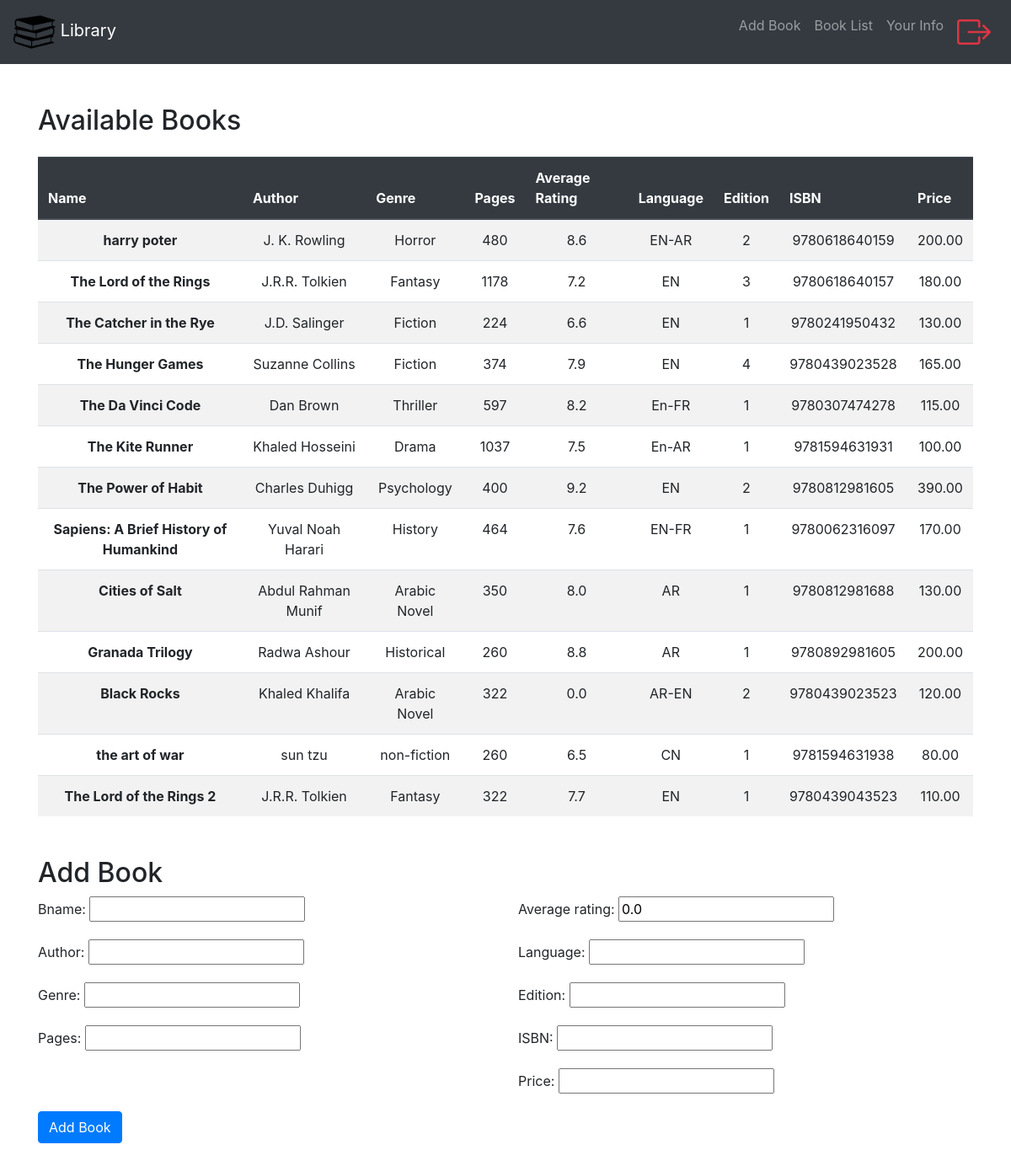
The page /addBook/ (signed in) on the database its author committed.
### app1/models.py (models this page shows, shortened)
class book(models.Model):
    bname = models.CharField(max_length=64)
    author = models.CharField(max_length=100)
    pages = models.CharField(max_length=64)
    language = models.CharField(max_length=64)
    average_rating = models.FloatField(default=0.0, validators=[MaxValueValidator(10)])
    price = models.DecimalField(max_digits=10, decimal_places=2)
    edition = models.PositiveIntegerField()
    genre = models.CharField(max_length=64)
    ISBN = models.CharField(max_length=13, unique=True)

### app1/views.py (the view)
# urls.py: path("addBook/", views.add_books, name="add_book"),
def add_books(request):
    if request.method == 'POST':
        book_form = BookForm(request.POST)
        if book_form.is_valid():
            book_form.save()
            book_form = BookForm() # reset form  after submiting
    else:
        book_form =  BookForm()
    book_list = book.objects.all()
    return render(request, 'app1/add_book.html', {'book_list': book_list, 'book_form': book_form})

### app1/forms.py
class BookForm(forms.ModelForm):
    class Meta:
        model = book
        fields = '__all__'

### app1/templates/app1/add_book.html (shortened to what this page needs)
{% extends "app1/layout.html" %}
{% block body %}
    <div class="container mt-5">
        <h2 class="mb-4">Available Books</h2>
        <table class="table table-striped">
            <thead class="thead-dark thead-custom">
                <tr>
                    <th>Name</th>
                    <th>Author</th>
                    <th>Genre</th>
                    <th>Pages</th>
                    <th>Average Rating</th>
                    <th>Language</th>
                    <th>Edition</th>
                    <th>ISBN</th>
                    <th>Price</th>
                </tr>
            </thead>
            <tbody>
                {% for book in book_list %}
                    <tr>
                        <td class="text-center"><strong>{{ book.bname }}</strong></td>
                        <td class="text-center">{{ book.author }}</td>
                        <td class="text-center">{{ book.genre }}</td>
                        <td class="text-center">{{ book.pages }}</td>
                        <td class="text-center">{{ book.average_rating }}</td>
                        <td class="text-center">{{ book.language }}</td>
                        <td class="text-center">{{ book.edition }}</td>
                        <td class="text-center">{{ book.ISBN }}</td>
                        <td class="text-center">{{ book.price }}</td>
                    </tr>
                {% endfor %}
            </tbody>
        </table>
        <h2 class="mt-5">Add Book</h2>
            <form method="post" action="{% url 'app1:add_book' %}" class="mb-5">
                <div class="row">
                    <div class="col-md-6">
                        <div class="form-group">
                            {{ book_form.bname.label_tag }}
                            {{ book_form.bname }}
                        </div>
                        <div class="form-group">
                            {{ book_form.author.label_tag }}
                            {{ book_form.author }}
                        </div>
                        <div class="form-group">
                            {{ book_form.genre.label_tag }}
                            {{ book_form.genre }}
                        </div>
                        <div class="form-group">
                            {{ book_form.pages.label_tag }}
                            {{ book_form.pages }}
                        </div>
                    </div>
                    <div class="col-md-6">
                        <div class="form-group">
                            {{ book_form.average_rating.label_tag }}
                            {{ book_form.average_rating }}
                        </div>
                        <div class="form-group">
                            {{ book_form.language.label_tag }}
                            {{ book_form.language }}
                        </div>
                        <div class="form-group">
                            {{ book_form.edition.label_tag }}
                            {{ book_form.edition }}
                        </div>
                        <div class="form-group">
                            {{ book_form.ISBN.label_tag }}
                            {{ book_form.ISBN }}
                        </div>
                        <div class="form-group">
                            {{ book_form.price.label_tag }}
                            {{ book_form.price }}
                        </div>
                    </div>
                </div>
                <button type="submit" class="btn btn-primary">Add Book</button>
        </form>
    </div>
{% endblock %}

### rows shown on the page
book: bname "harry poter", author "J. K. Rowling", genre "Horror", pages "480", average_rating "8.6", language "EN-AR", edition "2", ISBN "9780618640159", price "200.00"
book: bname "The Lord of the Rings", author "J.R.R. Tolkien", genre "Fantasy", pages "1178", average_rating "7.2", language "EN", edition "3", ISBN "9780618640157", price "180.00"
book: bname "The Catcher in the Rye", author "J.D. Salinger", genre "Fiction", pages "224", average_rating "6.6", language "EN", edition "1", ISBN "9780241950432", price "130.00"
book: bname "The Hunger Games", author "Suzanne Collins", genre "Fiction", pages "374", average_rating "7.9", language "EN", edition "4", ISBN "9780439023528", price "165.00"
book: bname "The Da Vinci Code", author "Dan Brown", genre "Thriller", pages "597", average_rating "8.2", language "En-FR", edition "1", ISBN "9780307474278", price "115.00"
book: bname "The Kite Runner", author "Khaled Hosseini", genre "Drama", pages "1037", average_rating "7.5", language "En-AR", edition "1", ISBN "9781594631931", price "100.00"
book: bname "The Power of Habit", author "Charles Duhigg", genre "Psychology", pages "400", average_rating "9.2", language "EN", edition "2", ISBN "9780812981605", price "390.00"
book: bname "Sapiens: A Brief History of Humankind", author "Yuval Noah Harari", genre "History", pages "464", average_rating "7.6", language "EN-FR", edition "1", ISBN "9780062316097", price "170.00"
book: bname "Cities of Salt", author "Abdul Rahman Munif", genre "Arabic Novel", pages "350", average_rating "8.0", language "AR", edition "1", ISBN "9780812981688", price "130.00"
book: bname "Granada Trilogy", author "Radwa Ashour", genre "Historical", pages "260", average_rating "8.8", language "AR", edition "1", ISBN "9780892981605", price "200.00"
book: bname "Black Rocks", author "Khaled Khalifa", genre "Arabic Novel", pages "322", average_rating "0.0", language "AR-EN", edition "2", ISBN "9780439023523", price "120.00"
book: bname "the art of war", author "sun tzu", genre "non-fiction", pages "260", average_rating "6.5", language "CN", edition "1", ISBN "9781594631938", price "80.00"
book: bname "The Lord of the Rings 2", author "J.R.R. Tolkien", genre "Fantasy", pages "322", average_rating "7.7", language "EN", edition "1", ISBN "9780439043523", price "110.00"

### other values the page prints
{{ book_form.bname.label_tag }} "Bname:"
{{ book_form.author.label_tag }} "Author:"
{{ book_form.genre.label_tag }} "Genre:"
{{ book_form.pages.label_tag }} "Pages:"
{{ book_form.average_rating.label_tag }} "Average rating:"
{{ book_form.language.label_tag }} "Language:"
{{ book_form.edition.label_tag }} "Edition:"
{{ book_form.ISBN.label_tag }} "ISBN:"
{{ book_form.price.label_tag }} "Price:"
